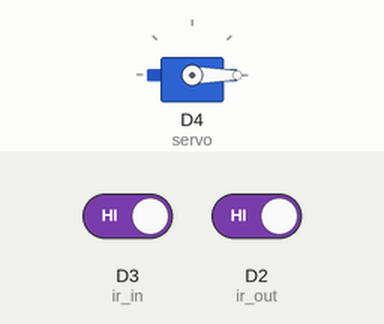
This sketch was run on a simulated ESP8266 (NodeMCU). Shown: servo. The inputs (shaded band) are chosen by the test bench; at power-on: D3 (ir_in) HIGH, D2 (ir_out) HIGH. WiFi joins after 1.5 s; servers stay silent unless stated; no MQTT or app messages arrive unless stated; what the sketch prints to the serial monitor is not drawn.

Above: at 2.7 s.
2.8 s: D3 (ir_in) driven LOW
At 4.1 s:
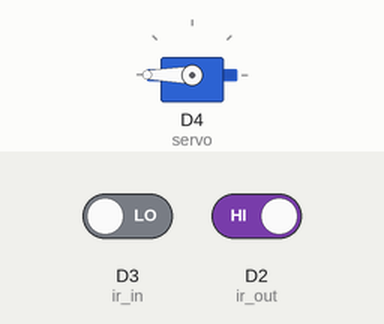
Timing chart, 0 to 11.0 s (numbered marks = the images above; inputs shaded):
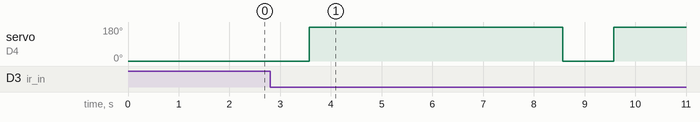

The sketch:

CarParking.ino
```cpp
#include <ESP8266WiFi.h>
#include <PubSubClient.h>
#include <Servo.h>

const char* ssid = "project";
const char* password = "no.password";

const char* mqtt_server = "rabbitmq.youngstorage.in";
const int mqtt_port = 1883;
const char* mqtt_user = "guest";
const char* mqtt_password = "guest";
const char* mqtt_topic = "COUNT";

const int MAX_CARS = 3; // Maximum number of cars allowed inside

int carCount = 0; // Current count of cars inside

Servo servo;

const int ir_in = D3; // IR sensor pin 1
const int ir_out = D2; // IR sensor pin 2

WiFiClient espClient;
PubSubClient client(espClient);

void setup() {
  Serial.begin(9600);
  pinMode(ir_in, INPUT);
  pinMode(ir_out, INPUT);
  servo.attach(D4);
  servo.write(0);
  setupWiFi();
  client.setServer(mqtt_server, mqtt_port);
  client.setCallback(callback);
}

void loop() {
  if (!client.connected()) {
    reconnect();
  }
  client.loop();
  if (digitalRead (ir_in) == 0 && carCount != MAX_CARS )
  {
    servo.write(180);
    delay(5000);
    servo.write(0);
    carCount++;
  }
  else if (digitalRead (ir_out) == 0 && carCount != 0)
  {
    servo.write(180);
    delay(5000);
    servo.write(0);
    carCount--;
  }
  else
    servo.write(0);

  // Publish car count to MQTT broker
  publishCount();
  delay(1000);
}

void setupWiFi() {
  delay(10);
  Serial.println();
  Serial.print("Connecting to ");
  Serial.println(ssid);

  WiFi.begin(ssid, password);

  while (WiFi.status() != WL_CONNECTED) {
    delay(500);
    Serial.print(".");
  }

  Serial.println("");
  Serial.println("WiFi connected");
  Serial.print("IP address: ");
  Serial.println(WiFi.localIP());
}

void reconnect() {
  while (!client.connected()) {
    Serial.print("Attempting MQTT connection...");
    if (client.connect("ESP8266Client", mqtt_user, mqtt_password)) {
      Serial.println("connected");
    } else {
      Serial.print("failed, rc=");
      Serial.print(client.state());
      Serial.println(" retrying in 5 seconds");
      delay(5000);
    }
  }
}

void publishCount() {
  char msg[10];
  snprintf(msg, sizeof(msg), "%d", carCount);
  client.publish(mqtt_topic, msg);
}


void callback(char* topic, byte* payload, unsigned int length) {
  // Handle incoming MQTT messages if needed
}
```

Measured:
- after the input at 2.8 s, servo on D4 (servo): 0° → 180° after 0.77 s, → 0° 5.0 s later, → 180° 1.0 s later
